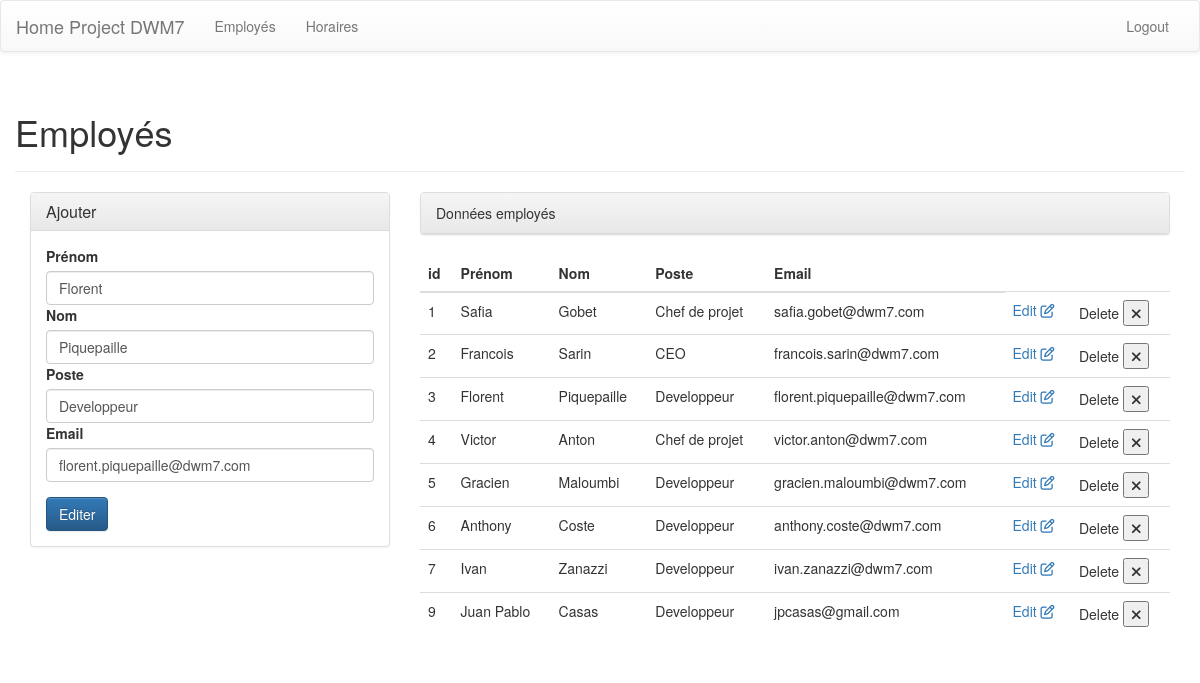
The page /workers.php?id=3 (signed in) on the database its author committed.
### tables this page shows
CREATE TABLE `workers` (
  `id` int(11) NOT NULL,
  `name` varchar(20) NOT NULL,
  `last_name` varchar(20) NOT NULL,
  `status` varchar(20) NOT NULL,
  `mail` varchar(50) NOT NULL
);

### functions/baseFunction.php (called while the page is built, shortened)
<?php
function getAllWorkers()
{
  $db = new PDO('mysql:host=localhost;dbname=company', 'root', '');
  $workers = $db->prepare('SELECT id, name, last_name, status, mail FROM workers');
  $workers->execute();
  return $workers->fetchAll();
}
function getWorker($idworker){
  $db = new PDO('mysql:host=localhost;dbname=company', 'root', '');
  $worker = $db->prepare('SELECT id, name, last_name, status, mail FROM workers where id = :id');
  $worker->bindParam(':id', $idworker);
  $worker->execute();
  return $worker->fetch();
}
?>

### workers.php (the view, shortened to what this page needs)
<?php
      if($_SESSION['isConnected'] == true) {
        require_once('functions/baseFunction.php');
        if(isset($_GET['id']) && !empty($_GET['id'])) {
          $workerupdate = getWorker($_GET['id']);
          $action = "updateWorker.php";
          $button_message = "Editer";
          $hasid = true;
        }else{
          $hasid = false;
          $action ="addWorker.php";
          $button_message = "Ajouter";
        }
      } else {
        header('Location: loginRegister.php');
      }
?>
<!DOCTYPE html>
<html>
  <head>
    <?php include('template/header.php'); ?>
  </head>
  <body>
  <?php include('template/menu.php'); ?>
  <?php
  require_once("functions/baseFunction.php");
  $workers = getAllWorkers();
  ?>
  <div class="container">
	   <div class="row">
       <div class="page-header">
         <h1>Employés</h1>
       </div>
       <div class="col-md-4">
         <div class="panel panel-default">
           <div class="panel-heading">
             <h3 class="panel-title">Ajouter </h3>
           </div>
           <div class="panel-body">
          <form  method="post" action="functions/<?php echo $action ?>">
            <div class="form-group">
              <label>Prénom</label>
              <input type="text" name="name" class="form-control" placeholder="Enter first name" <?php if ($hasid) {
                $name = $workerupdate['name'];
                echo "value=\"$name\"";
              }?> >
              <label>Nom</label>
              <input type="text" name="last_name" class="form-control" placeholder="Enter last name" <?php if ($hasid) {
                $nom = $workerupdate['last_name'];
                echo "value=\"$nom\"";
              }?>>
              <label>Poste</label>
              <input type="text" name="status" class="form-control" placeholder="Enter status"<?php if ($hasid) {
                $status = $workerupdate['status'];
                echo "value=\"$status\"";
              }?>>
              <label>Email</label>
              <input type="mail" name="mail" class="form-control" placeholder="Enter mail"<?php if ($hasid) {
                $mail = $workerupdate['mail'];
                echo "value=\"$mail\"";
              }?>>
            </div>
            <button type="submit" class="btn btn-primary"><?php echo $button_message; ?></button>
          </form>
            </div>
          </div>
        </div>
        <div class="col-md-8">
          <div class="panel panel-default">
            <div class="panel-heading">Données employés</div>
          </div>
          <table class="table">
            <thead>
              <tr>
                <th>id</th>
                <th>Prénom</th>
                <th>Nom</th>
                <th>Poste</th>
                <th>Email</th>
              </tr>
             </thead>
             <tbody>
               <?php
                foreach ($workers as $value) {
                  $idworker = $value['id'];
                  echo "<tr>";
                  echo "<td>" . $value['id'] . "</td>";
                  echo "<td>" . $value['name'] . "</td>";
                  echo "<td>" . $value['last_name'] . "</td>";
                  echo "<td>" . $value['status'] . "</td>";
                  echo "<td>" . $value['mail'] . "</td>";
                  echo "<td> <a  href=\"workers.php?id=$idworker\"> Edit <i class=\"fa fa-pencil-square-o\" aria-hidden=\"true\"></i> </a> </td>";
                  echo "<td> <form method=\"POST\" action=\"functions/deleteWorker.php\"> <input name=\"id\" type=\"hidden\" value=\"$idworker\"/> Delete <button><i class=\"fa fa-times\" aria-hidden=\"true\"></i></button> </form> </td>";
                  echo "</tr>";
                }
              ?>
             </tbody>
           </table>
         </div>
    </div>
  </div>
  </body>
</html>

### rows shown on the page
workers: name "Florent", last_name "Piquepaille", id "3", status "Developpeur", mail "florent.piquepaille@dwm7.com"
workers: id "1", name "Safia", last_name "Gobet", status "Chef de projet", mail "safia.gobet@dwm7.com"
workers: id "2", name "Francois", last_name "Sarin", status "CEO", mail "francois.sarin@dwm7.com"
workers: id "4", name "Victor", last_name "Anton", status "Chef de projet", mail "victor.anton@dwm7.com"
workers: id "5", name "Gracien", last_name "Maloumbi", status "Developpeur", mail "gracien.maloumbi@dwm7.com"
workers: id "6", name "Anthony", last_name "Coste", status "Developpeur", mail "anthony.coste@dwm7.com"
workers: id "7", name "Ivan", last_name "Zanazzi", status "Developpeur", mail "ivan.zanazzi@dwm7.com"
workers: id "9", name "Juan Pablo", last_name "Casas", status "Developpeur", mail "jpcasas@gmail.com"

### other values the page prints
$button_message "Editer"
